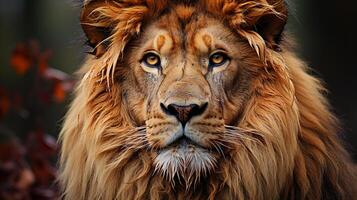
#> input picture images/lion.jpg, 357 x 200 px
$ jupyter execute Edge_detection.ipynb
#> lines starting #> are read from the running program, lines starting #| are printed output that depends on the picture; after the words box and inside, x2 and y2 are one past the last pixel; in counts of white or black regions, pixels touching at a corner belong together
[cell 1]
import cv2 as cv
import numpy as np

[cell 2]
# Canny edge detection
img = cv.imread("images/lion.jpg")
#> img is the input picture: shape (200, 357, 3); mean B, G, R 46.3, 67.3, 98

edges = cv.Canny(img,100,200)
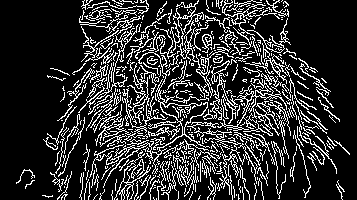
#> edges: shape (200, 357); 18.9% white in thin lines or dots
cv.imshow("canny",edges)

cv.imshow("Original",img)
cv.waitKey(0)


$ run again, with images/bridge.jpeg copied over images/lion.jpg
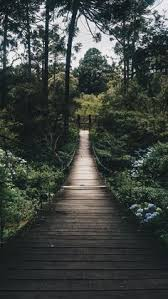
#> input picture images/bridge.jpeg, 168 x 299 px
#> img is the input picture: shape (299, 168, 3); mean B, G, R 63.4, 67.5, 62
#> `edges = cv.Canny(img,100,200)`:
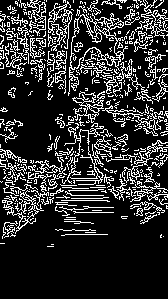
#> edges: shape (299, 168); 18.7% white in thin lines or dots, all inside (x1, y1, x2, y2) = (0, 0, 168, 247)

$ run again, with images/forest.jpeg copied over images/lion.jpg
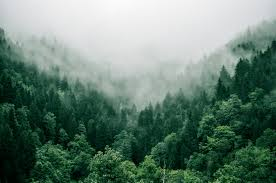
#> input picture images/forest.jpeg, 276 x 183 px
#> img is the input picture: shape (183, 276, 3); mean B, G, R 113.6, 126.5, 102
#> `edges = cv.Canny(img,100,200)`:
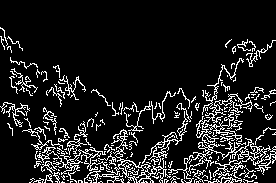
#> edges: shape (183, 276); 12.1% white in thin lines or dots, all inside (x1, y1, x2, y2) = (0, 27, 276, 183)

$ run again, with images/squirrel.jpeg copied over images/lion.jpg
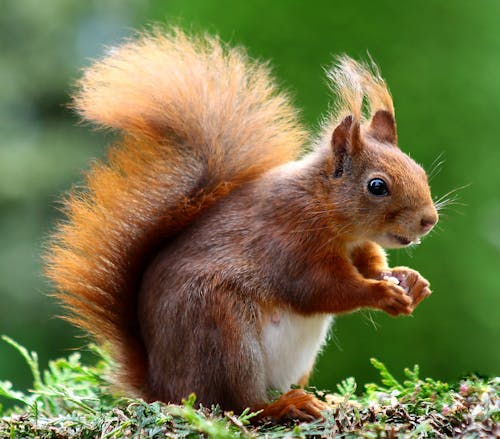
#> input picture images/squirrel.jpeg, 500 x 439 px
#> img is the input picture: shape (439, 500, 3); mean B, G, R 70.1, 115.5, 114.4
#> `edges = cv.Canny(img,100,200)`:
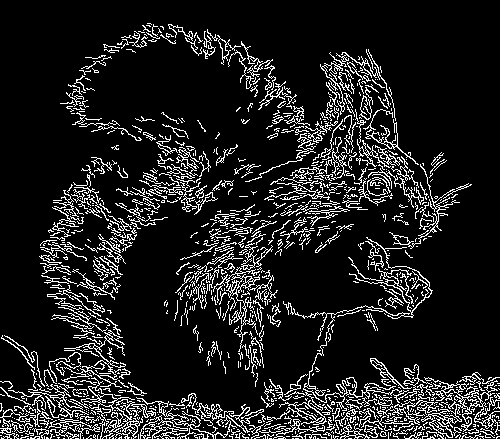
#> edges: shape (439, 500); 12.4% white in thin lines or dots
